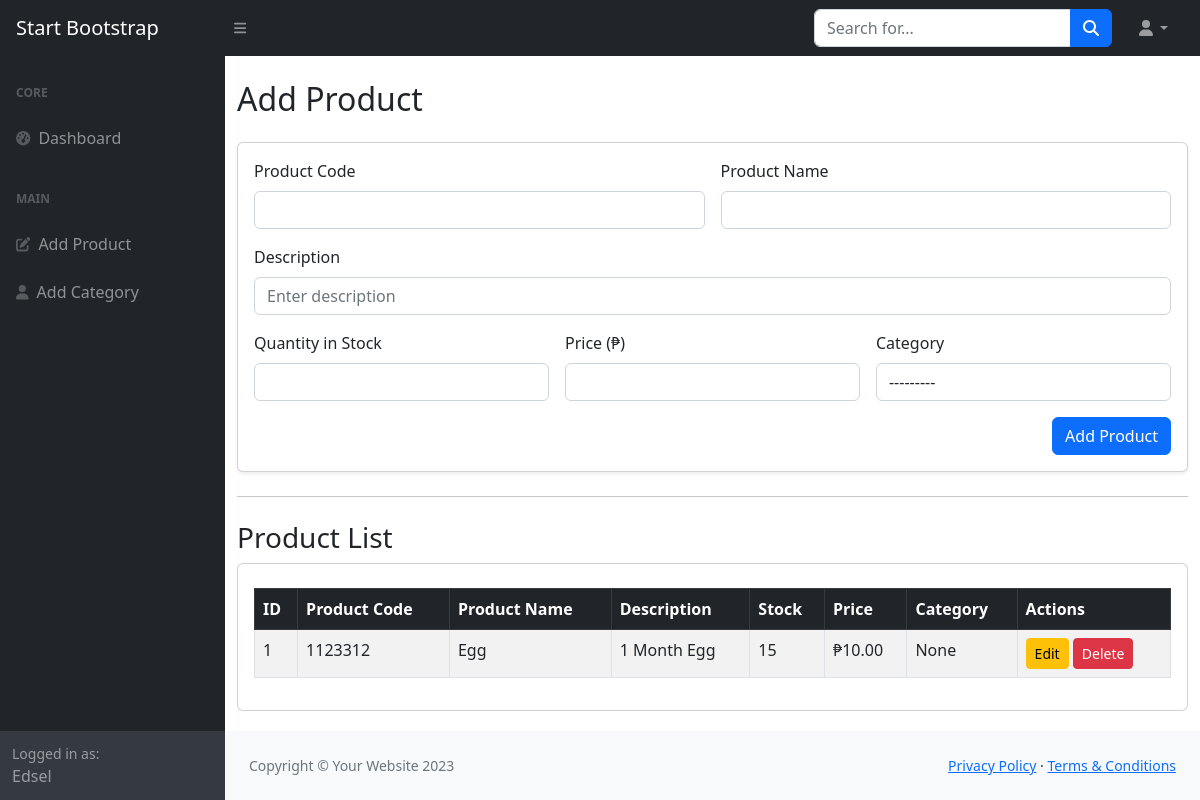
/products/, run on an earlier commit of the app's database.
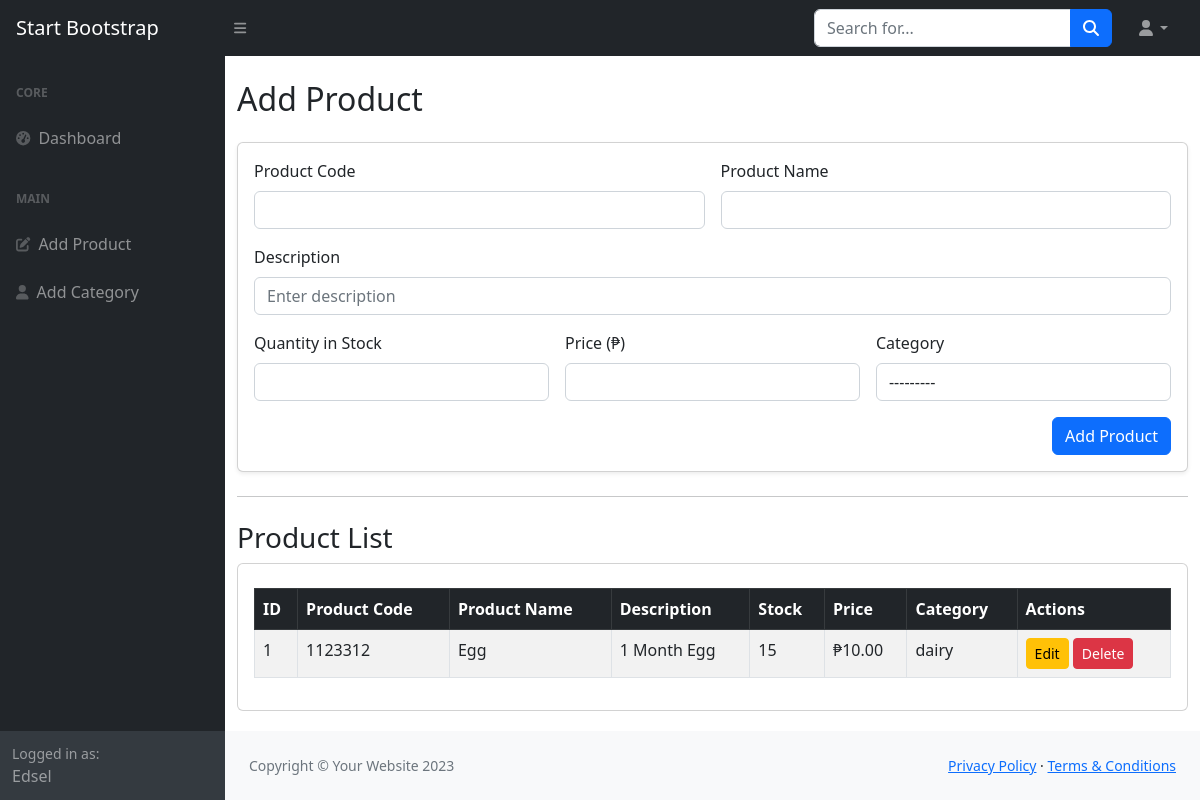
And on a later commit of the database.
### inventory/models.py (models this page shows, shortened)
class InventoryItem(models.Model):
    product_name = models.CharField(max_length=100)
    product_code = models.CharField(max_length=50)
    description = models.TextField(blank=True)
    quantity_in_stock = models.IntegerField()
    price = models.DecimalField(max_digits=10, decimal_places=2)
    category = models.ForeignKey(Category, on_delete=models.SET_NULL, null=True, blank=True)
    created_at = models.DateTimeField(auto_now_add=True)
    updated_at = models.DateTimeField(auto_now=True)

class Category(models.Model):
    category_name = models.CharField(max_length=100)
    description = models.TextField(blank=True)
    def __str__(self):
        return self.category_name

### inventory/views.py (the view)
# urls.py: path('products/', views.product_manage, name='product_manage'),
def product_manage(request, pk=None):
    if pk:  # For edit mode
        item = get_object_or_404(InventoryItem, pk=pk)
        edit_mode = True
    else:
        item = None
        edit_mode = False
    if request.method == 'POST':
        if 'delete' in request.POST:
            if item:
                item.delete()
            return redirect('product_manage')
        form = InventoryItemForm(request.POST, instance=item)
        if form.is_valid():
            form.save()
            return redirect('product_manage')
    else:
        form = InventoryItemForm(instance=item)
    items = InventoryItem.objects.all()
    return render(request, 'inventory/manage_product.html', {
        'form': form,
        'items': items,
        'edit_mode': edit_mode,
    })

### inventory/forms.py
class InventoryItemForm(forms.ModelForm):
    class Meta:
        model = InventoryItem
        fields = ['product_code', 'product_name', 'description', 'quantity_in_stock', 'price', 'category']
        widgets = {
            'description': forms.TextInput(attrs={
                'placeholder': 'Enter description',
            }),
        }

### templates/inventory/manage_product.html (shortened to what the changed rows need)
{% load widget_tweaks %}
{% include "partials/header.html" %}
<body class="sb-nav-fixed">
<div id="layoutSidenav">
    <div id="layoutSidenav_content">
        <main>
            <div class="container mt-4">
                <h2 class="mb-4">{% if edit_mode %}Edit Product{% else %}Add Product{% endif %}</h2>
                <div class="card">
                    <div class="card-body">
                        <table class="table table-bordered table-striped mt-2">
                            <thead class="table-dark">
                                <tr>
                                    <th>ID</th>
                                    <th>Product Code</th>
                                    <th>Product Name</th>
                                    <th>Description</th>
                                    <th>Stock</th>
                                    <th>Price</th>
                                    <th>Category</th>
                                    <th>Actions</th>
                                </tr>
                            </thead>
                            <tbody>
                                {% for item in items %}
                                <tr>
                                    <td>{{ item.id }}</td>
                                    <td>{{ item.product_code }}</td>
                                    <td>{{ item.product_name }}</td>
                                    <td>{{ item.description }}</td>
                                    <td>{{ item.quantity_in_stock }}</td>
                                    <td>₱{{ item.price }}</td>
                                    <td>{{ item.category }}</td>
                                    <td>
                                        <a href="{% url 'product_edit' item.id %}" class="btn btn-warning btn-sm">Edit</a>
                                        <form method="POST" action="{% url 'product_edit' item.id %}" style="display:inline;">
                                            <button type="submit" name="delete" class="btn btn-danger btn-sm"
                                                onclick="return confirm('Are you sure you want to delete this product?');">
                                                Delete
                                            </button>
                                        </form>
                                    </td>
                                </tr>
                                {% empty %}
                                <tr><td colspan="8" class="text-center">No products available.</td></tr>
                                {% endfor %}
                            </tbody>
                        </table>
                    </div>
                </div>
            </div>
        </main>
    </div>
</div>
</body>
</html>

What changed in the data, as far as the page shows it:
changed InventoryItem "Egg": category "None" → "dairy"
